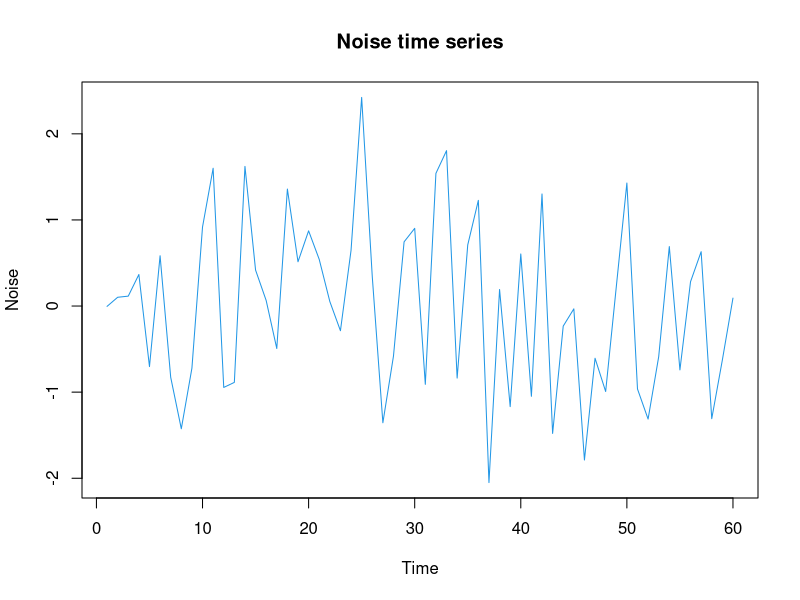
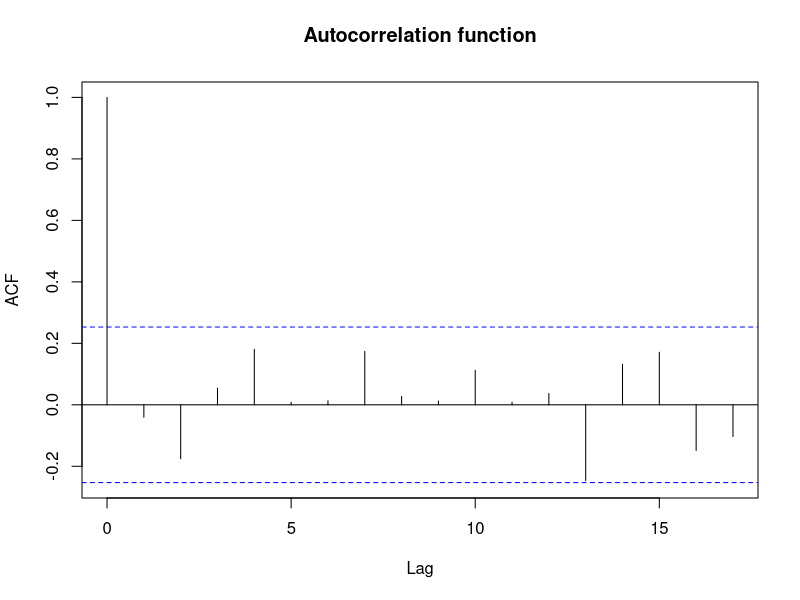
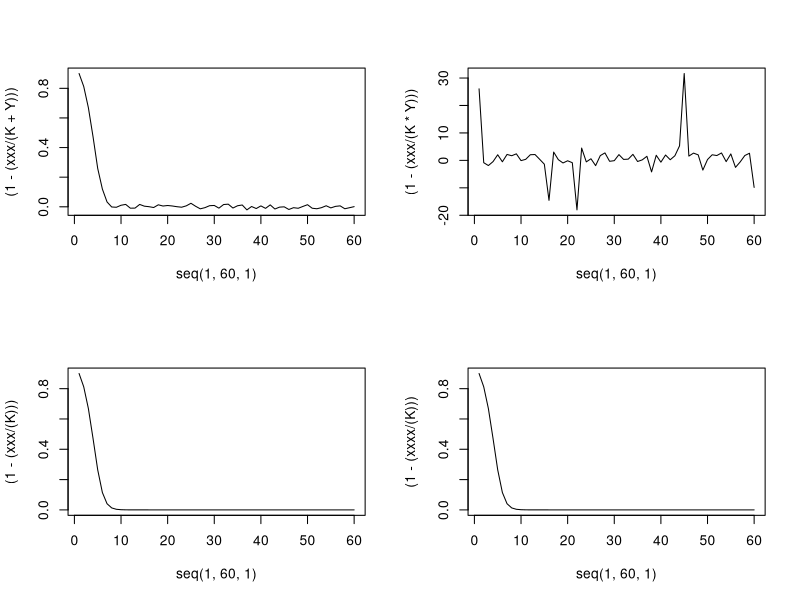

Source code (R) for these figures, in order: (Note: this script raises an error after producing the figures.)
# Environmental stochasticity
rm(list=ls(all=TRUE)) 
par(mfrow=c(1,1))
# Write a function for generating environmental noise:
noise = function(size,k,w){ # 200,0.5, 10
	y = numeric(size)
	y[1] = rnorm(1,0,sd)
	e = rnorm(size)
	for(t in 2:size){
		y[t] = k*y[t-1] + w^2*sqrt(1-k^2)*e[t-1]
	}
	y = w*(y-mean(y))/sd(y)
	return(y)
}

# Environmental noise# --------------------
F = 60     # simulation time span 
kappa = 0 # environmental autocorrelation
sd = 1   # environmental amplitude (standard deviation)

Y = noise(F,kappa,sd) # call function with same structure of elements,  
#noise to generate an environmental time series
length(Y)

#setwd("/home/eliecer/grive/EcolModelling14")
#write.table(Y, "NOISY.txt")




# Plot noise time series
par(mfrow=c(1,1))
plot(Y,type='l',col=4,main='Noise time series',xlab='Time',ylab='Noise')

# Plot noise autocorrelation function
acf(Y,main='Autocorrelation function')

# Population dynamics:
# --------------------
r = 0.7 # Intrinsic population growth rate
K = 100 # carrying capacity

x = as.numeric(); xx = as.numeric(); xxx = as.numeric(); xxxx = as.numeric()
x[1] = 10
xx[1] = 10
xxx[1] = 10
xxxx[1] = 10


for(t in 1:(60-1)){
	# Noise affects population K at each time: K[t] = K + Y[t]
	x[t+1] = x[t]*exp(r*Y[t]*(1 - x[t]/(K*Y[t])))
	xx[t+1] = xx[t]*exp(r*(1 - xx[t]/(K[t]+Y[t])))
	xxx[t+1] = xxx[t]*exp(r*(1 - xxx[t]/(K)))
  xxxx[t+1] = xxxx[t]*exp(r*(1 - xxxx[t]/(K)))
}
par(mfrow=c(2,2))
plot(seq(1,60,1),(1 - (xxx/(K+Y))), type ="l")
plot(seq(1,60,1),(1 - (xxx/(K*Y))), type ="l")
plot(seq(1,60,1),(1 - (xxx/(K))), type ="l")
plot(seq(1,60,1),(1 - (xxxx/(K))), type ="l")

xxx
edit(xxxx)
print(xx)
koko = (r*Y)
range(r)
range(Y)
range(koko)
par(mfrow=c(3,1))
# Plot population time series
plot(x,type='l',col=4,main='Population time series',xlab='Time',ylab='Population density')
plot(xx,type='l',col=4,main='Population time series',xlab='Time',ylab='Population density')
plot(xxx,type='l',col=4,main='Population time series',xlab='Time',ylab='Population density')
plot(xxxx,type='l',col=4,main='Population time series',xlab='Time',ylab='Population density')

plot(Y,type='l',col="red",main='Noise time series',xlab='Time',ylab='Noise')
# Plot population autocorrelation function
acf(x,main='Autocorrelation function')